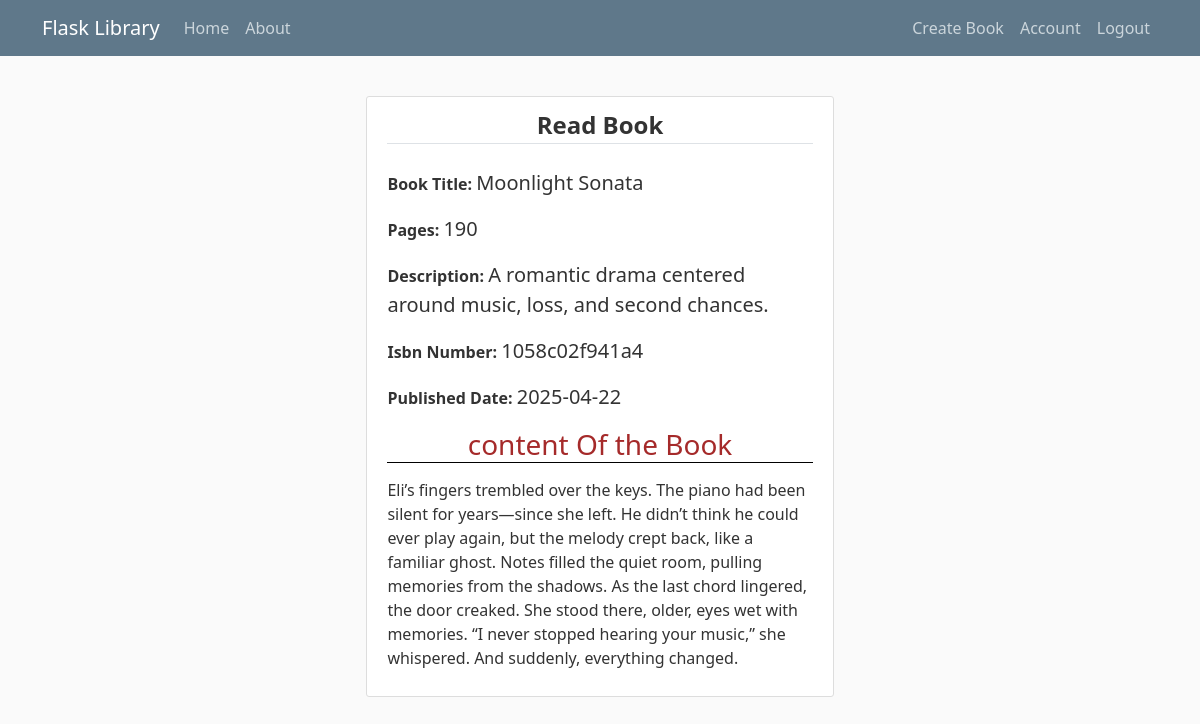
The app's page /book/10 (signed in) with its own data.
### flasklibrary/models.py (models this page shows, shortened)
class Book(db.Model):
    id = db.Column(db.Integer, primary_key= True)
    title =  db.Column(db.String(100), nullable=False)
    published_date = db.Column(db.DateTime, nullable = False, default = datetime.utcnow )
    pages = db.Column(db.Integer, nullable=False)
    isbn = db.Column(db.String(50), unique= True,nullable=False)
    description = db.Column(db.String(100),nullable=False)
    image_file = db.Column(db.String(100), nullable=False)
    content = db.Column(db.Text, nullable = False)

### flasklibrary/routes.py (the view)
@app.route("/book/<int:book_id>")
@login_required
def read_book(book_id):
    book = Book.query.get_or_404(book_id)
    return render_template('read_book.html',book=book)

### flasklibrary/models.py (called while the page is built)
@login_manager.user_loader
def load_user(user_id):
    return User.query.get(int(user_id))

### flasklibrary/templates/read_book.html (shortened to what this page needs)
{% extends "layout.html" %}
{% block content %}
<div class="content-section">
    <legend class="text-center border-bottom mb-4 fw-bold">Read Book</legend>
    <p class="fw-bold">Book Title: <span style="font-size: 20px;font-weight: 400;">{{book.title}}</span> </p>
    <p class="fw-bold">Pages: <span style="font-size: 20px;font-weight: 400;">{{book.pages}}</span></p>
    <p class="fw-bold">Description: <span style="font-size: 20px;font-weight: 400;">{{book.description}}</span></p>
    <p class="fw-bold">Isbn Number: <span style="font-size: 20px;font-weight: 400;">{{book.isbn}}</span></p>
    <p class="fw-bold">Published Date: <span style="font-size: 20px;font-weight: 400;">{{book.published_date.strftime('%Y-%m-%d')}}</span></p>
    <h3 style="text-align: center;color: brown; border-bottom: 1px solid black;margin-bottom: 15px;">content Of the Book</h3>
    <p>{{book.content}}</p>
</div>
{% endblock content %}

### flasklibrary/static/main.css (style rules this page uses)
body { background: #fafafa; color: #333333; margin-top: 5rem; }
h1, h2, h3, h4, h5, h6 { color: #444444; }
.content-section { background: #ffffff; padding: 10px 20px; border: 1px solid #dddddd; border-radius: 3px; margin-bottom: 20px; margin: auto; width: 40%; }

### records on screen
Book: title "Moonlight Sonata", pages "190", description "A romantic drama centered around music, loss, and second chances.", isbn "1058c02f941a4", published_date "2025-04-22", content "Eli’s fingers trembled over the keys. The piano had been silent for years—since she left. He didn’t think he could ever play again, but the melody crept back, like a familiar ghost. Notes filled the quiet room, pulling memories from the shadows. As the last chord lingered, the door creaked. She stood there, older, eyes wet with memories. “I never stopped hearing your music,” she whispered. And suddenly, everything changed."
